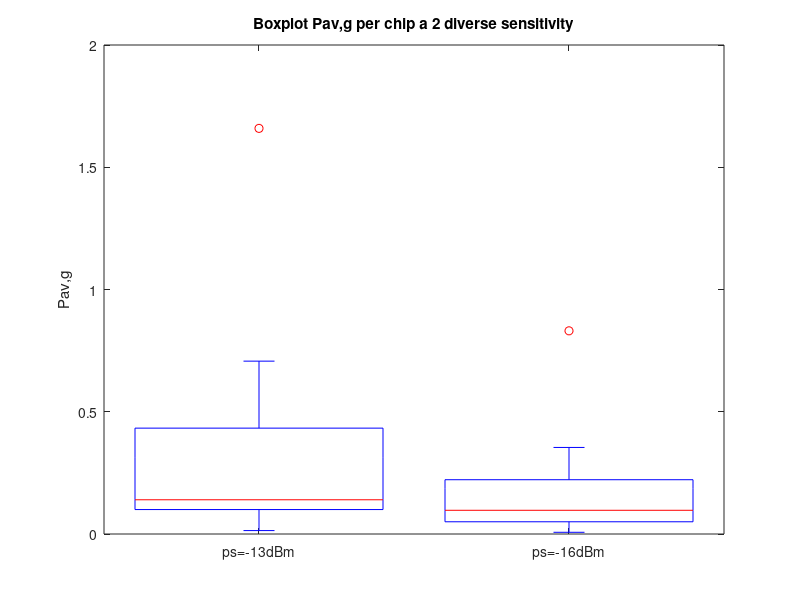

This figure's MATLAB source:
clear all

S11 = -0.0404 - 1i*0.1228;
S12 = -0.0041 - 1i*0.0078;
S21 = 0.0139 + 1i*0.0170;
S22 = 0.1970 - 1i*0.0585;

g_num = abs(S21)^2;
g_den = (1 - (abs(S11))^2)*(1 - (abs(S22))^2);

g2 = g_num/g_den;
g2 = 10*log10(g2);

k_num = 1 - (abs(S11))^2 - (abs(S22))^2 + (abs(S11*S22 - S12*S21))^2;
k_den = 2*abs(S12*S21);

k = k_num/k_den;

MAG_num = abs(S21)*(k - sqrt(k^2 - 1));
MAG_den = abs(S12);

MAG = MAG_num/MAG_den
MAG = 10*log10(MAG)

%% boxplot
clear all, close all;
Pavg1 = [0.707, 0.14, 0.107, 1.659, 0.433, 0.234, 0.1, 0.027, 0.014 ];
Pavg2 = [0.354, 0.097, 0.053, 0.831, 0.222, 0.117, 0.05, 0.013, 0.007 ];

% Combinazione dei dati
dati = [Pavg1, Pavg2];
gruppi = [ones(1, length(Pavg1)), 2*ones(1, length(Pavg2))];

% Boxplot
boxplot(dati, gruppi, 'Labels', {'ps=-13dBm', 'ps=-16dBm'});

% Titolo e asse y
title('Boxplot Pav,g per chip a 2 diverse sensitivity');
ylabel('Pav,g');
